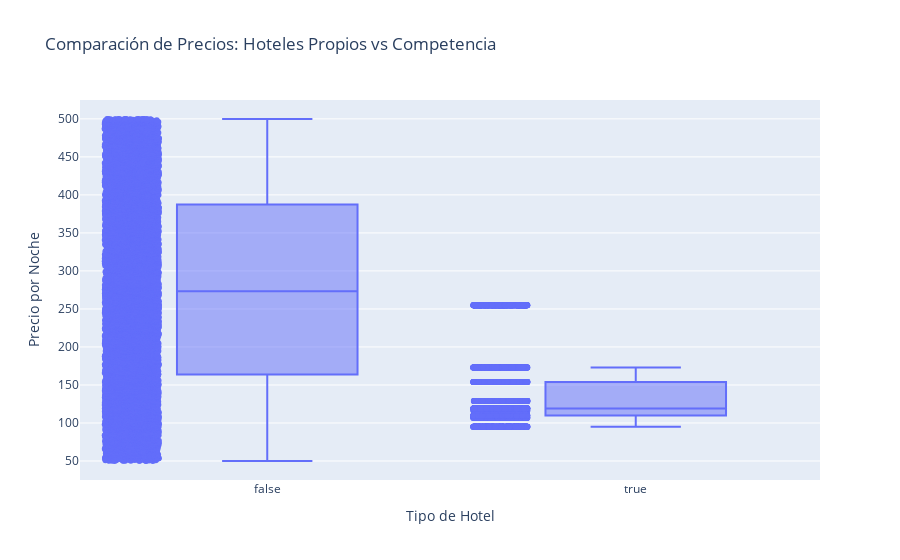

Notebook source saved alongside this figure:
### Code cell
# Crear boxplot con Plotly Express
fig = px.box(df_final, 
             x="competencia", 
             y="precio_noche",
             title="Comparación de Precios: Hoteles Propios vs Competencia",
             points="all")  # Mostrar todos los puntos atípicos

fig.update_layout(xaxis_title="Tipo de Hotel", 
                  yaxis_title="Precio por Noche",
                  legend_title="Competencia")

fig.show()

### Figure 1 — Plotly figure (JSON) as saved in the notebook; plotly's stock layout.template omitted (floating-point values rounded to 4 significant figures; data arrays with more than 128 entries replaced by an {"elided": "..."} marker saying what was removed)
{"data": [{"alignmentgroup": "True", "boxpoints": "all", "hovertemplate": "competencia=%{x}<br>precio_noche=%{y}<extra></extra>", "legendgroup": "", "marker": {"color": "#636efa"}, "name": "", "notched": false, "offsetgroup": "", "orientation": "v", "showlegend": false, "type": "box", "x": {"elided": "15000 bool values"}, "x0": " ", "xaxis": "x", "y": {"elided": "15000 float values"}, "y0": " ", "yaxis": "y"}], "layout": {"boxmode": "group", "legend": {"title": {"text": "Competencia"}, "tracegroupgap": 0}, "title": {"text": "Comparación de Precios: Hoteles Propios vs Competencia"}, "xaxis": {"anchor": "y", "domain": [0, 1], "title": {"text": "Tipo de Hotel"}}, "yaxis": {"anchor": "x", "domain": [0, 1], "title": {"text": "Precio por Noche"}}}}
